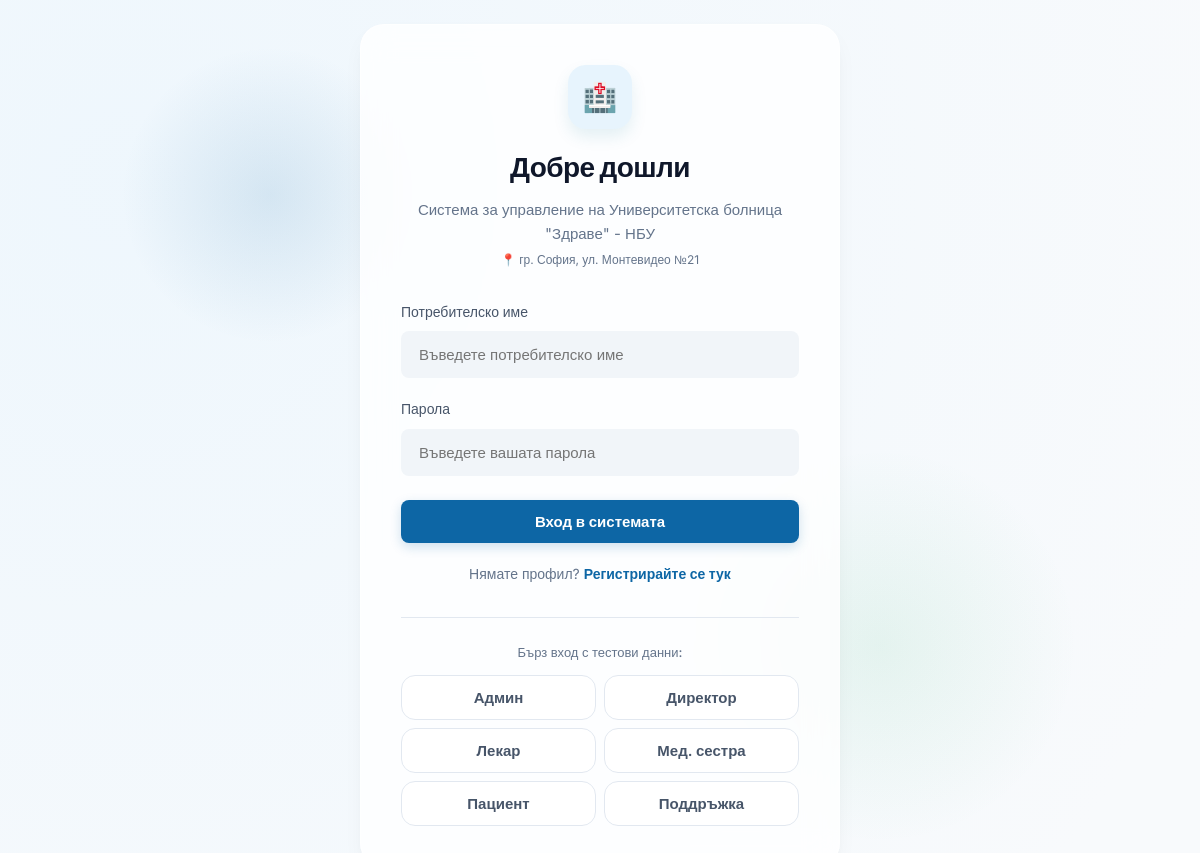
The app's page /auth/login.php with its own data.
### tables this page shows
CREATE TABLE IF NOT EXISTS `hospital_info` (
    `id`      INT AUTO_INCREMENT PRIMARY KEY,
    `name`    VARCHAR(100) NOT NULL COMMENT 'Име на лечебното заведение',
    `address` VARCHAR(255) NOT NULL COMMENT 'Точен адрес'
);

### auth/login.php (the view, shortened to what this page needs)
<?php
require_once '../config/db.php';
try {
    $hospitalStmt = $pdo->query("SELECT * FROM hospital_info LIMIT 1");
    $hospital = $hospitalStmt->fetch();
} catch (Exception $e) {
    $hospital = [
        'name' => 'Университетска болница "Здраве" - НБУ',
        'address' => 'гр. София, ул. Монтевидео №21'
    ];
}
?>
<!DOCTYPE html>
<html lang="bg">
<head>
    <link rel="stylesheet" href="../css/style.css">
</head>
<body>
    <div class="auth-wrapper">
        <div class="auth-card glass-panel">
            <div class="auth-header">
                <div class="auth-logo">🏥</div>
                <h1 class="auth-title">Добре дошли</h1>
                <p class="auth-subtitle">Система за управление на <?php echo htmlspecialchars($hospital['name']); ?></p>
                <p style="font-size: 12px; color: var(--text-muted); margin-top: 4px;">📍 <?php echo htmlspecialchars($hospital['address']); ?></p>
            </div>
            <form action="login.php" method="POST">
                <div class="form-group">
                    <label for="username" class="form-label">Потребителско име</label>
                    <input type="text" id="username" name="username" class="form-control" placeholder="Въведете потребителско име" required autofocus autocomplete="username">
                </div>
                <div class="form-group" style="margin-bottom: 24px;">
                    <label for="password" class="form-label">Парола</label>
                    <input type="password" id="password" name="password" class="form-control" placeholder="Въведете вашата парола" required autocomplete="current-password">
                </div>
                <button type="submit" class="btn btn-primary btn-block" style="margin-bottom: 20px;">
                    Вход в системата
                </button>
            </form>
            <div style="text-align: center; font-size: 14px; color: var(--text-muted);">
                Нямате профил? <a href="register.php" style="font-weight: 600;">Регистрирайте се тук</a>
            </div>
            <div style="margin-top: 32px; padding-top: 24px; border-top: 1px solid #e2e8f0; text-align: center;">
                <p style="font-size: 13px; color: var(--text-muted); margin-bottom: 12px; font-weight: 500;">Бърз вход с тестови данни:</p>
                <div style="display: grid; grid-template-columns: 1fr 1fr; gap: 8px;">
                    <button type="button" class="btn btn-outline" style="background: white; border: 1px solid #e2e8f0; color: #475569; width: 100%; border-radius: var(--radius-md);" onclick="fillDemo('admin')">Админ</button>
                    <button type="button" class="btn btn-outline" style="background: white; border: 1px solid #e2e8f0; color: #475569; width: 100%; border-radius: var(--radius-md);" onclick="fillDemo('director')">Директор</button>
                    <button type="button" class="btn btn-outline" style="background: white; border: 1px solid #e2e8f0; color: #475569; width: 100%; border-radius: var(--radius-md);" onclick="fillDemo('doctor')">Лекар</button>
                    <button type="button" class="btn btn-outline" style="background: white; border: 1px solid #e2e8f0; color: #475569; width: 100%; border-radius: var(--radius-md);" onclick="fillDemo('nurse')">Мед. сестра</button>
                    <button type="button" class="btn btn-outline" style="background: white; border: 1px solid #e2e8f0; color: #475569; width: 100%; border-radius: var(--radius-md);" onclick="fillDemo('pacient')">Пациент</button>
                    <button type="button" class="btn btn-outline" style="background: white; border: 1px solid #e2e8f0; color: #475569; width: 100%; border-radius: var(--radius-md);" onclick="fillDemo('maintenance')">Поддръжка</button>
                </div>
            </div>
        </div>
    </div>
</body>
</html>

### css/style.css (style rules this page uses)
:root { --font-heading: 'Outfit', sans-serif; --font-body: 'Inter', sans-serif; --primary-h: 205; --primary: hsl(var(--primary-h), 85%, 35%); --primary-light: hsl(var(--primary-h), 85%, 95%); --primary-dark: hsl(var(--primary-h), 90%, 22%); --primary-glow: hsla(var(--primary-h), 85%, 35%, 0.15); --accent-h: 145; --accent: hsl(var(--accent-h), 75%, 38%); --accent-light: hsl(var(--accent-h), 70%, 93%); --warning-h: 38; --warning: hsl(var(--warning-h), 90%, 42%); --warning-light: hsl(var(--warning-h), 90%, 94%); --danger-h: 355; --danger: hsl(var(--danger-h), 85%, 45%); --danger-light: hsl(var(--danger-h), 85%, 95%); --bg-base: #f8fafc; --bg-surface: #ffffff; --text-main: #0f172a; --text-muted: #64748b; --border-color: #e2e8f0; --radius-sm: 8px; --radius-md: 14px; --radius-lg: 24px; --shadow-sm: 0 2px 4px rgba(0, 0, 0, 0.02); --shadow-md: 0 10px 25px -5px rgba(15, 23, 42, 0.05), 0 8px 16px -6px rgba(15, 23, 42, 0.05); --shadow-lg: 0 20px 40px -15px rgba(15, 23, 42, 0.08); --transition: all 0.3s cubic-bezier(0.4, 0, 0.2, 1); }
* { margin: 0; padding: 0; box-sizing: border-box; }
body { font-family: var(--font-body); background-color: var(--bg-base); color: var(--text-main); line-height: 1.6; overflow-x: hidden; }
h1, h2, h3, h4, h5, h6 { font-family: var(--font-heading); font-weight: 600; letter-spacing: -0.02em; }
a { color: var(--primary); text-decoration: none; transition: var(--transition); }
.glass-panel { background: rgba(255, 255, 255, 0.8); backdrop-filter: blur(16px); -webkit-backdrop-filter: blur(16px); border: 1px solid rgba(255, 255, 255, 0.5); box-shadow: var(--shadow-md); }
.auth-wrapper { min-height: 100vh; display: flex; align-items: center; justify-content: center; background: radial-gradient(circle at 10% 20%, rgba(224, 242, 254, 0.4) 0%, rgba(248, 250, 252, 1) 90%); padding: 24px; position: relative; }
.auth-wrapper::before { content: ''; position: absolute; top: 5%; left: 10%; width: 300px; height: 300px; background: radial-gradient(circle, hsla(var(--primary-h), 85%, 35%, 0.12) 0%, transparent 70%); z-index: 0; }
.auth-wrapper::after { content: ''; position: absolute; bottom: 5%; right: 10%; width: 400px; height: 400px; background: radial-gradient(circle, hsla(var(--accent-h), 75%, 38%, 0.08) 0%, transparent 70%); z-index: 0; }
.auth-card { width: 100%; max-width: 480px; padding: 40px; border-radius: var(--radius-lg); z-index: 10; animation: slideUp 0.6s ease-out; }
.auth-header { text-align: center; margin-bottom: 32px; }
.auth-logo { display: inline-flex; align-items: center; justify-content: center; width: 64px; height: 64px; background-color: var(--primary-light); color: var(--primary); border-radius: 18px; font-size: 28px; font-weight: 850; font-family: var(--font-heading); margin-bottom: 16px; box-shadow: 0 8px 16px rgba(14, 116, 144, 0.1); }
.auth-title { font-size: 28px; color: var(--text-main); margin-bottom: 8px; }
.auth-subtitle { color: var(--text-muted); font-size: 15px; }
.form-group { margin-bottom: 20px; position: relative; }
.form-label { display: block; margin-bottom: 8px; font-size: 14px; font-weight: 500; color: #475569; }
.form-control { width: 100%; padding: 12px 16px; font-family: var(--font-body); font-size: 15px; background-color: #f1f5f9; border: 2px solid transparent; border-radius: var(--radius-sm); color: var(--text-main); transition: var(--transition); }
.btn { display: inline-flex; align-items: center; justify-content: center; padding: 12px 24px; font-family: var(--font-body); font-size: 15px; font-weight: 600; border-radius: var(--radius-sm); border: none; cursor: pointer; transition: var(--transition); gap: 8px; }
.btn-primary { background-color: var(--primary); color: #ffffff; box-shadow: 0 4px 12px hsla(var(--primary-h), 85%, 35%, 0.2); }
.btn-block { display: flex; width: 100%; }

### records on screen
hospital_info: name "Университетска болница \"Здраве\" - НБУ", address "гр. София, ул. Монтевидео №21"
